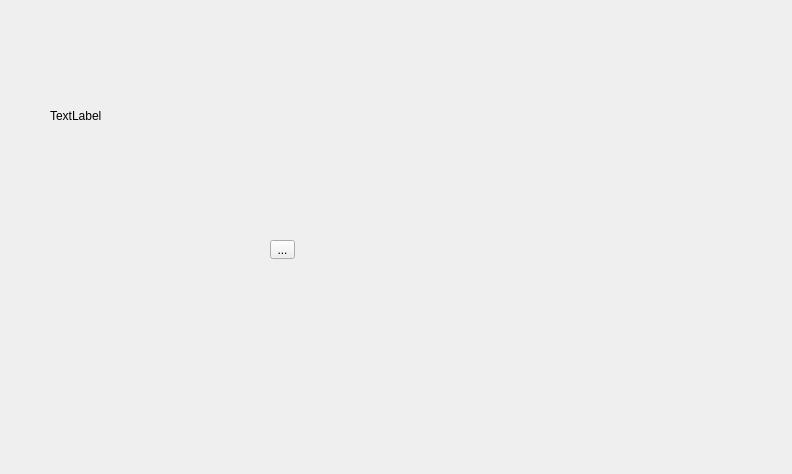
<?xml version="1.0" encoding="UTF-8"?>
<ui version="4.0">
 <class>Form</class>
 <widget class="QWidget" name="Form">
  <property name="geometry">
   <rect>
    <x>0</x>
    <y>0</y>
    <width>792</width>
    <height>474</height>
   </rect>
  </property>
  <property name="windowTitle">
   <string>Form</string>
  </property>
  <property name="styleSheet">
   <string notr="true"/>
  </property>
  <widget class="QToolButton" name="toolButton">
   <property name="geometry">
    <rect>
     <x>270</x>
     <y>240</y>
     <width>25</width>
     <height>19</height>
    </rect>
   </property>
   <property name="text">
    <string>...</string>
   </property>
  </widget>
  <widget class="QLabel" name="label">
   <property name="geometry">
    <rect>
     <x>50</x>
     <y>20</y>
     <width>331</width>
     <height>191</height>
    </rect>
   </property>
   <property name="sizePolicy">
    <sizepolicy hsizetype="Ignored" vsizetype="Ignored">
     <horstretch>0</horstretch>
     <verstretch>0</verstretch>
    </sizepolicy>
   </property>
   <property name="text">
    <string>TextLabel</string>
   </property>
   <property name="scaledContents">
    <bool>true</bool>
   </property>
  </widget>
 </widget>
 <resources/>
 <connections/>
</ui>
